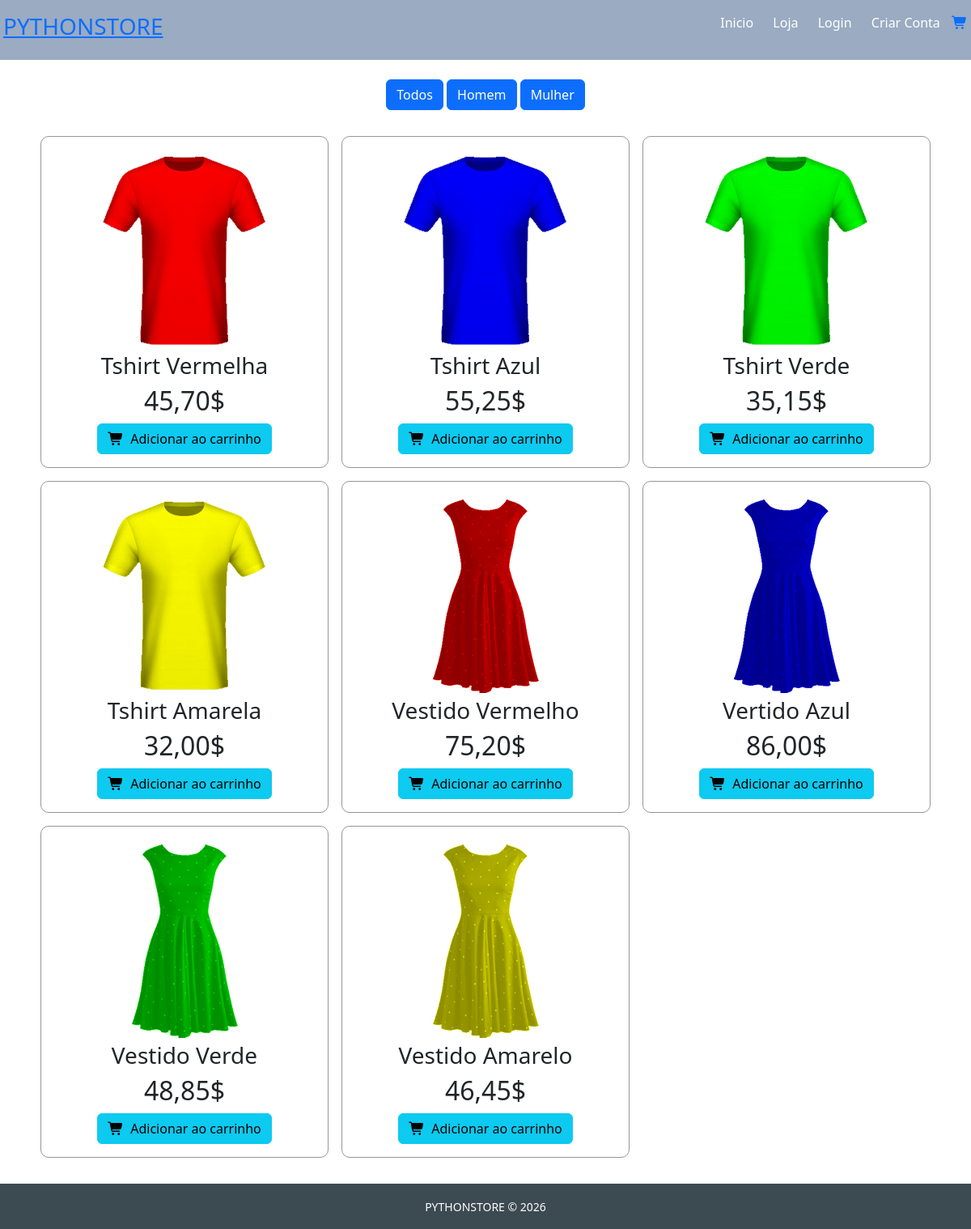
Before: /loja/ with the older database file.
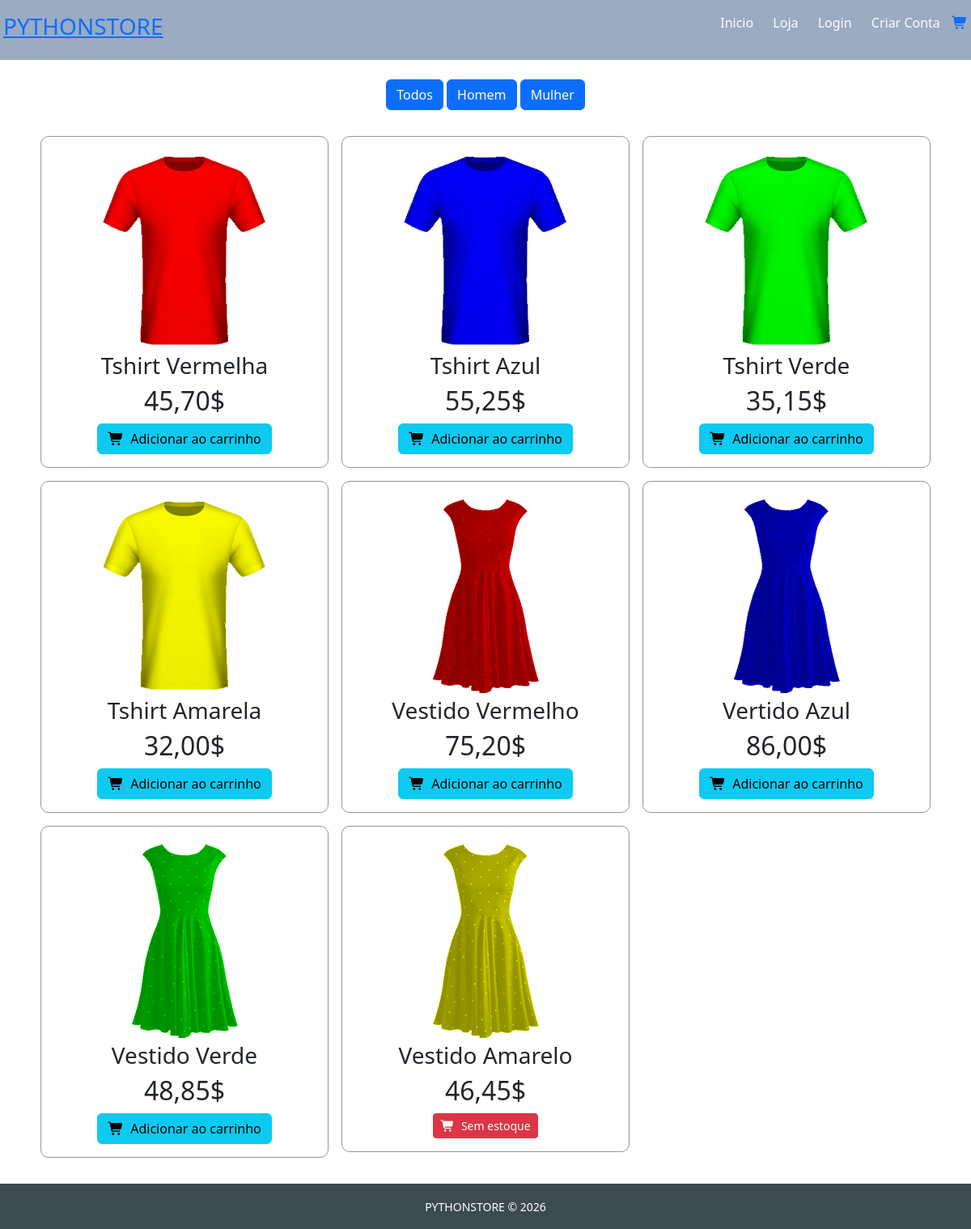
After: the same page with the newer database file.
### main/models.py (models this page shows, shortened)
class Produto(models.Model):
    categoria = models.CharField(max_length = 50, null=True, blank=True)
    nome_produto = models.CharField(max_length = 50, null=True, blank=True)
    descricao = models.CharField(max_length = 200, null=True, blank=True)
    imagem = models.CharField(max_length = 200, null=True, blank=True)
    preco = models.DecimalField(max_digits=6, decimal_places=2, null=True, blank=True)
    stock = models.IntegerField(blank=True)
    visivel = models.BooleanField(default=False)
    created_at = models.DateTimeField(auto_now_add=True, null=True)
    updated_at = models.DateTimeField(auto_now_add=True, null=True)
    deleted_at = models.DateTimeField(blank=True, null=True)

### main/views.py (the view)
# urls.py: path("loja/", views.loja, name="loja"),
def loja(request):
    if request.method == 'GET':
        lista_produtos = None
        if request.GET.get('c') != None:
            if request.GET.get('c') != 'todos':
                c = request.GET.get('c')
                lista_produtos = Produto.objects.filter(visivel=True, deleted_at=None, categoria=c)
            else:
                lista_produtos = Produto.objects.filter(visivel=True, deleted_at=None)
        else:
            lista_produtos = Produto.objects.filter(visivel=True, deleted_at=None)
        lista_categorias = Produto.objects.values_list('categoria', flat=True).distinct()
        context = {
            'produtos': lista_produtos,
            'categorias': lista_categorias
        }
        return render(request, "loja.html", context)

### main/templatetags/carrinho_produto.py (called while the page is built)
@register.filter(name='total_produto')
def total_produto(carrinho):
    total_produto = 0
    if carrinho:
        for chave in carrinho:
            total_produto += carrinho[chave]
    total_produto = '' if total_produto == 0 else total_produto
    return total_produto

### main/templates/loja.html (shortened to what this page needs)
{% extends 'inicio.html' %}
{% load static %}
{% block content %}
    <div class="container espaco_fundo">
        <div class="row">
            <div class="col-12 text-center my-4">
                <a href="{% url 'loja' %}?c=todos" class="btn btn-primary">Todos</a>
                {% for categoria in categorias %}
                    <a href="{% url 'loja' %}?c={{ categoria }}" class="btn btn-primary">{{ categoria.capitalize }}</a>
                {% endfor %}
            </div>
        </div>
        <div class="row">
            {% if produtos|length == 0 %}
                <div class="text-center my-5">
                    <h3>Não existem produtos disponíveis.</h3>
                </div>
            {% else %}
                {% for produto in produtos %}
                    <div class="col-sm-4 col-6 p-2">
                        <div class="text-center p-3 box-produto">
                            <img class="img-fluid" src="{% static 'images/produtos/' %}{{ produto.imagem }}">
                            <h3>{{ produto.nome_produto }}</h3>
                            <h2>{{ produto.preco }}$</h2>
                            <div>
                                {% if produto.stock > 1 %}
                                    <button class="btn btn-info bt-sm" onclick="adicionar_carrinho({{ produto.id }})"><i class="fas fa-shopping-cart me-2"></i>Adicionar ao carrinho</button>
                                {% else %}
                                    <button class="btn btn-danger btn-sm disable"><i class="fas fa-shopping-cart me-2"></i>Sem estoque</button>
                                {% endif %}
                            </div>
                        </div>
                    </div>
                {% endfor %}
            {% endif%}
        </div>
    </div>
{% endblock %}

### main/templates/inicio.html (shortened to what this page needs)
{% load static %}
{% load carrinho_produto %}
<!DOCTYPE html>
<html lang="en">
<head>
    <link rel="stylesheet" href="{% static 'css/bootstrap.min.css' %}">
    <link rel="stylesheet" href="{% static 'css/all.min.css' %}">
    <link rel="stylesheet" href="{% static 'css/app.css' %}">
</head>
<body>
    <div class="conteiner-fluid navegacao">
        <div class="row">
            <div class="col-6 p-3">
                <a href="{% url 'index' %}">
                    <h3>PYTHONSTORE</h3>
                </a>
            </div>
            <div class="col-6 text-end p-3">
                <a href="{% url 'index' %}" class="nav-item">Inicio</a>
                <a href="{% url 'loja' %}" class="nav-item">Loja</a>
                {% if user.is_authenticated %}
                    <i class="fa fa-user"></i> {{ user.email }}
                    <a href="{% url 'logout_cliente' %}" class="nav-item"><i class="fa fa-sign-out-alt"></i></a>
                {% else %}
                    <a href="{% url 'login_cliente' %}" class="nav-item">Login</a>
                    <a href="{% url 'criar_cliente' %}" class="nav-item">Criar Conta</a>
                {% endif %}
                <a href="{% url 'carrinho' %}"><i class="fas fa-shopping-cart"></i></a>
             </div>
        </div>
    </div>
    <main class="container">
        {% block content %}
        {% endblock %}
    </main>
    <div class="conteiner-fluid fixed-bottom rodape">
        <div class="row">
            <div class="col-12 text-center p-3">
                <small>PYTHONSTORE &copy; {% now 'Y' %} </small>
            </div>
        </div>
    </div>
</body>
</html>

### main/static/css/app.css (style rules this page uses)
.navegacao { background-color: rgb(154, 171, 194); color: black; }
.rodape { background-color: rgb(60, 74, 82); color: white; }
.nav-item { text-decoration: none; color: white; margin: 0px 10px; }
.espaco_fundo { margin-bottom: 80px; }
.box-produto { border: 1px solid rgb(150,150,150); border-radius: 10px; }

Changed rows visible on the page:
changed Produto "Vestido Amarelo": stock "Adicionar ao carrinho" → "Sem estoque"
